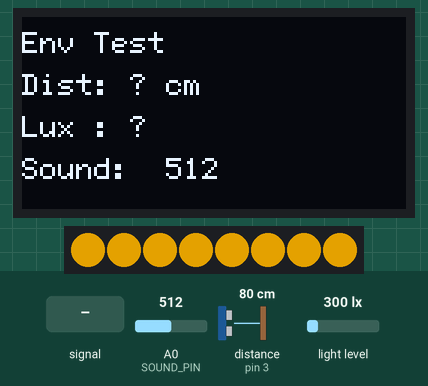
Recording of a sketch running on a simulated Arduino Uno, built with avr-gcc and run on an emulated ATmega328P. Parts: 128×64 one-colour display, 8 RGB LEDs in strip order, left to right. Wiring (inferred from the names in the program): ultrasonic range finder: trigger pin 2; echo pin 3. Inputs (shaded band) come from the test bench; at power-on: A0 (SOUND_PIN) = 512, light level 300 lx, distance to the obstacle (sensor on pin 3) 80 cm. The echo pulse lasts 58.3 µs per cm; dim RGB values are drawn brighter than linear; what the sketch prints to the serial monitor is not drawn.

Above: at 2.2 s.
2.3 s: A0 (SOUND_PIN) fed a 200 Hz sine of ±255 counts around its level
At 3.09 s:
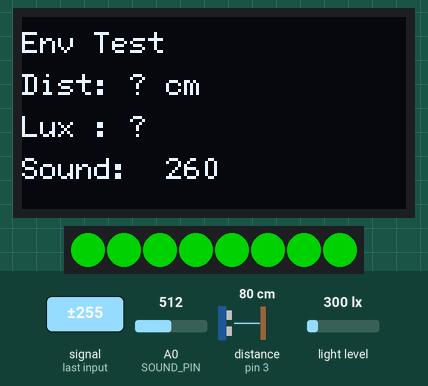
5.3 s: A0 (SOUND_PIN) set to 490
At 6.6 s:
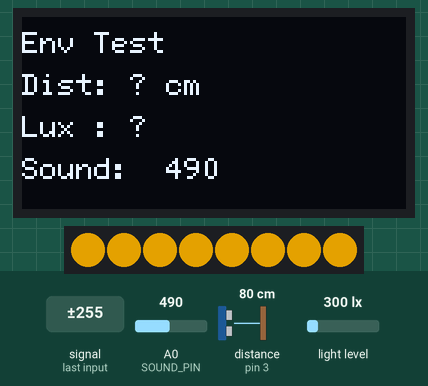
6.9 s: light level set to 40 lx
At 7.3 s:
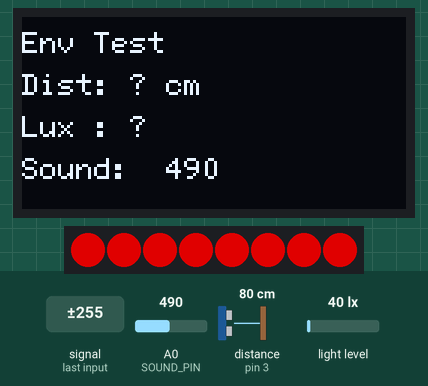
8.5 s: A0 (SOUND_PIN) fed a 1000 Hz sine of ±255 counts around its level
At 8.74 s:
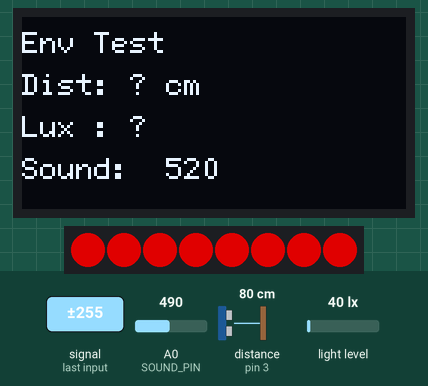
10.1 s: distance to the obstacle (sensor on pin 3) set to 76 cm
At 10.28 s:
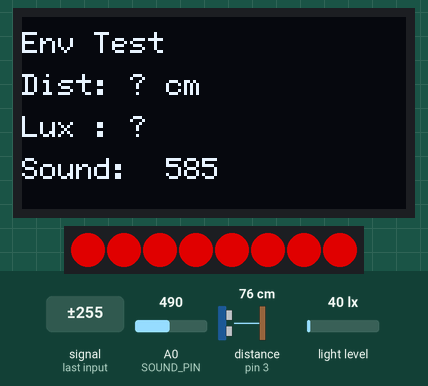
11.6 s: distance to the obstacle (sensor on pin 3) set to 2 cm
At 11.81 s:
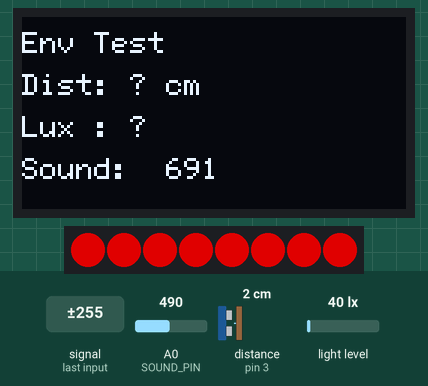
Timing chart, 0 to 14.2 s (numbered marks = the images above; inputs shaded):
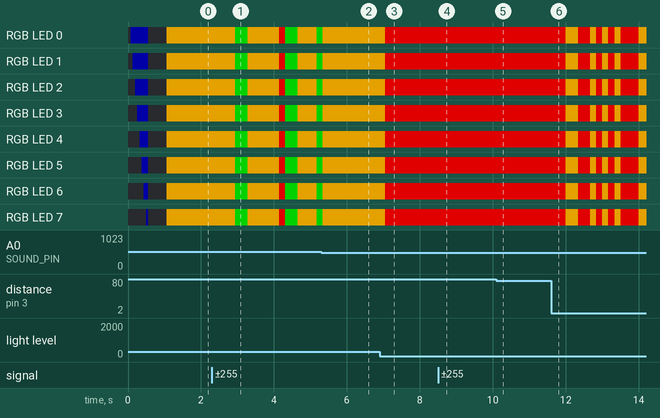

The sketch:

CASA0016_Sensors_Testing.ino
```cpp
/*
  Integrated Test with U8g2 OLED for:
  - XFP1116-07AY I2C OLED display (assumed SSD1306 128x64 I2C)
  - VEML7700 light sensor (I2C)
  - HC-SR04 ultrasonic distance sensor
  - Sound Sensor v1.6 (analog output to A0)
  - WS2812B addressable LED strip / ring

  Board: Arduino UNO

  Pin mapping:
    I2C: A4 (SDA), A5 (SCL)
    OLED (XFP1116-07AY): GND -> GND, VCC -> 5V, SDA -> A4, SCL -> A5
    VEML7700: VIN -> 5V, GND -> GND, SDA -> A4, SCL -> A5, 3Vo not connected

    HC-SR04:  TRIG -> D2, ECHO -> D3, VCC -> 5V, GND -> GND
    Sound:    SIG -> A0, VCC -> 5V, GND -> GND, NC not connected
    WS2812B:  DIN -> D6 (through 330R resistor), 5V -> 5V, GND -> GND
*/

#include <Wire.h>
#include <U8g2lib.h>
#include <Adafruit_VEML7700.h>
#include <Adafruit_NeoPixel.h>

// ---------- U8g2 OLED ----------
// Try this constructor first (SSD1306 128x64 I2C):
// If nothing shows, later we can try another (e.g. SH1106).
U8G2_SSD1306_128X64_NONAME_F_HW_I2C u8g2(
  U8G2_R0,        // rotation
  /* reset=*/ U8X8_PIN_NONE
);

// ---------- VEML7700 ----------
Adafruit_VEML7700 veml;

// ---------- HC-SR04 pins ----------
const int TRIG_PIN = 2;
const int ECHO_PIN = 3;

// ---------- Sound sensor ----------
const int SOUND_PIN = A0;

// ---------- WS2812B ----------
const int LED_PIN = 6;
const int NUM_LEDS = 8;   // adjust to your actual number of LEDs
Adafruit_NeoPixel strip(NUM_LEDS, LED_PIN, NEO_GRB + NEO_KHZ800);

// ---------- State ----------
bool vemlOK = false;
unsigned long lastPrint = 0;

// ---------- Prototypes ----------
float readDistanceCM();
float mapFloat(float x, float in_min, float in_max, float out_min, float out_max);
void updateLEDs(float distance, float lux, int soundRaw);
void drawOLED(float distance, float lux, int soundRaw);

void setup() {
  // Serial debug
  Serial.begin(115200);
  while (!Serial) { ; }
  Serial.println("Starting integrated test (U8g2 + sensors)...");

  // Init I2C
  Wire.begin();

  // Init OLED
  Serial.println("Initializing OLED...");
  u8g2.begin();
  u8g2.clearBuffer();
  u8g2.setFont(u8g2_font_6x12_tf);
  u8g2.drawStr(0, 12, "OLED init OK");
  u8g2.sendBuffer();

  // Init VEML7700
  Serial.println("Initializing VEML7700...");
  if (!veml.begin()) {
    Serial.println("ERROR: VEML7700 not found. Check wiring.");
    vemlOK = false;
  } else {
    Serial.println("VEML7700 found!");
    vemlOK = true;
    veml.setGain(VEML7700_GAIN_1);
    veml.setIntegrationTime(VEML7700_IT_100MS);
  }

  // HC-SR04 pins
  pinMode(TRIG_PIN, OUTPUT);
  pinMode(ECHO_PIN, INPUT);

  // WS2812B
  strip.begin();
  strip.show();

  // Simple startup LED animation
  for (int i = 0; i < NUM_LEDS; i++) {
    strip.setPixelColor(i, strip.Color(0, 0, 40)); // dim blue
    strip.show();
    delay(60);
  }
  for (int i = 0; i < NUM_LEDS; i++) {
    strip.setPixelColor(i, 0);
  }
  strip.show();

  delay(500);
}

void loop() {
  // 1) Read sensors
  float distanceCM = readDistanceCM();

  float lux = 0.0;
  if (vemlOK) {
    lux = veml.readLux();
  }

  int soundRaw = analogRead(SOUND_PIN);

  // 2) Update LEDs
  updateLEDs(distanceCM, lux, soundRaw);

  // 3) Draw on OLED
  drawOLED(distanceCM, lux, soundRaw);

  // 4) Print to Serial every 500 ms
  unsigned long now = millis();
  if (now - lastPrint > 500) {
    lastPrint = now;
    Serial.print("Distance(cm): ");
    Serial.print(distanceCM);
    Serial.print("  Lux: ");
    Serial.print(lux);
    Serial.print("  Sound(raw): ");
    Serial.println(soundRaw);
  }

  delay(100);
}

// ---------- HC-SR04 distance ----------
float readDistanceCM() {
  // Trigger a 10us pulse
  digitalWrite(TRIG_PIN, LOW);
  delayMicroseconds(2);
  digitalWrite(TRIG_PIN, HIGH);
  delayMicroseconds(10);
  digitalWrite(TRIG_PIN, LOW);

  long duration = pulseIn(ECHO_PIN, HIGH, 30000); // 30ms timeout

  if (duration == 0) {
    // No echo received
    return -1.0;
  }

  float distance = duration / 58.0; // in cm (approx)
  return distance;
}

// ---------- Map float ----------
float mapFloat(float x, float in_min, float in_max, float out_min, float out_max) {
  if (x <= in_min) return out_min;
  if (x >= in_max) return out_max;
  return (x - in_min) * (out_max - out_min) / (in_max - in_min) + out_min;
}

// ---------- LED logic ----------
void updateLEDs(float distance, float lux, int soundRaw) {
  uint32_t color;

  if (distance < 0) {
    // Purple = no distance / out of range
    color = strip.Color(70, 0, 70);
  } else {
    // Simple comfort score from lux + sound
    float luxScore = mapFloat(lux, 0.0, 400.0, 0.0, 100.0);      // brighter is better
    float soundScore = mapFloat(soundRaw, 250.0, 900.0, 100.0, 0.0); // louder is worse

    if (luxScore < 0) luxScore = 0;
    if (luxScore > 100) luxScore = 100;
    if (soundScore < 0) soundScore = 0;
    if (soundScore > 100) soundScore = 100;

    float comfort = (luxScore + soundScore) * 0.5f;

    if (comfort > 80) {
      color = strip.Color(0, 120, 0);       // green
    } else if (comfort > 50) {
      color = strip.Color(170, 120, 0);     // yellow
    } else {
      color = strip.Color(160, 0, 0);       // red
    }
  }

  for (int i = 0; i < NUM_LEDS; i++) {
    strip.setPixelColor(i, color);
  }
  strip.show();
}

// ---------- OLED drawing ----------
void drawOLED(float distance, float lux, int soundRaw) {
  u8g2.clearBuffer();
  u8g2.setFont(u8g2_font_6x12_tf);

  // Line 1: title
  u8g2.drawStr(0, 12, "Env Test");

  // Line 2: Distance
  char buf[32];
  if (distance < 0) {
    snprintf(buf, sizeof(buf), "Dist: N/A");
  } else {
    snprintf(buf, sizeof(buf), "Dist: %.0f cm", distance);
  }
  u8g2.drawStr(0, 26, buf);

  // Line 3: Lux
  if (vemlOK) {
    snprintf(buf, sizeof(buf), "Lux : %.0f", lux);
  } else {
    snprintf(buf, sizeof(buf), "Lux : ERR");
  }
  u8g2.drawStr(0, 40, buf);

  // Line 4: Sound
  snprintf(buf, sizeof(buf), "Sound: %4d", soundRaw);
  u8g2.drawStr(0, 54, buf);

  u8g2.sendBuffer();
}
```

Measured:
- after the input at 2.3 s, RGB LED 0–7: RGB(170, 120, 0) → RGB(0, 120, 0) after 0.64 s, → RGB(170, 120, 0) 0.34 s later, → RGB(160, 0, 0) 0.86 s later, → RGB(0, 120, 0) 0.17 s later, … (6 changes in this stretch); the display: first changes after 0.19 s (image 1 shows a later state)
- after the input at 6.9 s, RGB LED 0–7: RGB(170, 120, 0) → RGB(160, 0, 0) after 0.15 s
- after the input at 8.5 s, the display: changes after 0.16 s (image 4)
